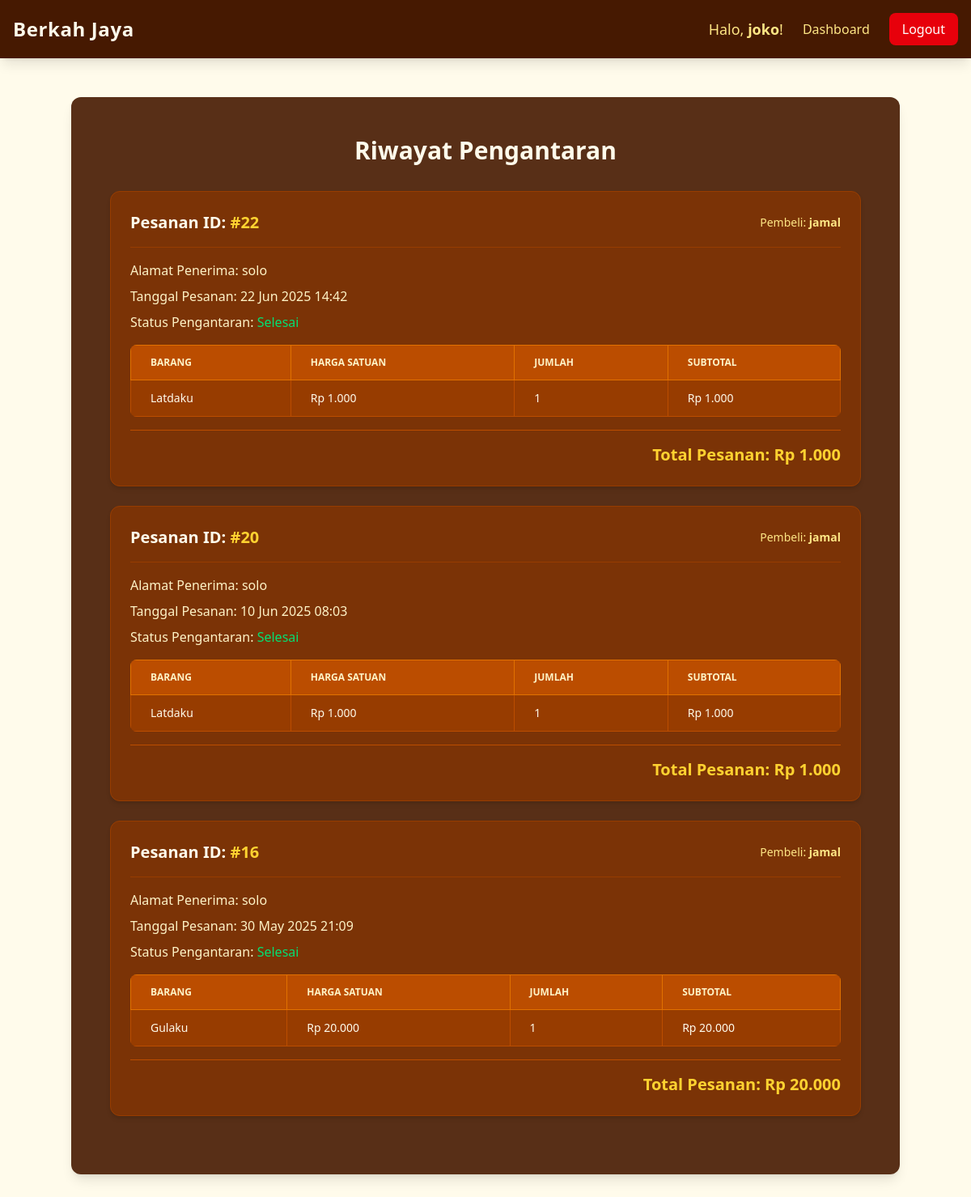
/pegawai/riwayat_pengaturan.php (signed in), run on the app's committed database.
### tables this page shows
CREATE TABLE `pengantaran` (
  `id` int(11) NOT NULL,
  `pesanan_id` int(11) DEFAULT NULL,
  `pegawai_id` int(11) DEFAULT NULL,
  `status_pengantaran` enum('belum','dikirim','selesai') DEFAULT NULL
);

CREATE TABLE `users` (
  `id` int(11) NOT NULL,
  `username` varchar(50) DEFAULT NULL,
  `password` varchar(255) DEFAULT NULL,
  `role` enum('admin','pegawai','pembeli') DEFAULT NULL,
  `alamat` text DEFAULT NULL
);

CREATE TABLE `pesanan` (
  `id` int(11) NOT NULL,
  `pembeli_id` int(11) DEFAULT NULL,
  `status` enum('menunggu','diproses','dikirim','selesai') DEFAULT NULL,
  `tanggal` datetime DEFAULT current_timestamp()
);

CREATE TABLE `detail_pesanan` (
  `id` int(11) NOT NULL,
  `pesanan_id` int(11) DEFAULT NULL,
  `barang_id` int(11) DEFAULT NULL,
  `jumlah` int(11) DEFAULT NULL,
  `total` decimal(10,2) DEFAULT NULL
);

CREATE TABLE `barang` (
  `id` int(11) NOT NULL,
  `nama` varchar(100) DEFAULT NULL,
  `harga` decimal(10,2) DEFAULT NULL,
  `stok` int(11) DEFAULT NULL,
  `gambar` varchar(255) DEFAULT NULL
);

### pegawai/riwayat_pengaturan.php (the view, shortened to what this page needs)
<?php
include '../config/koneksi.php';
$pegawai_id = $_SESSION['user']['id'];
$riwayat_pengantaran = mysqli_query($conn, "SELECT p.pesanan_id, u.username AS nama_pembeli, u.alamat, p.status_pengantaran, ps.tanggal
                                           FROM pengantaran p
                                           JOIN pesanan ps ON p.pesanan_id = ps.id
                                           JOIN users u ON ps.pembeli_id = u.id
                                           WHERE p.pegawai_id = $pegawai_id AND p.status_pengantaran = 'selesai'
                                           ORDER BY ps.tanggal DESC");
?>
<!DOCTYPE html>
<html>
<head>
    <script src="https://cdn.jsdelivr.net/npm/@tailwindcss/browser@4"></script>
    <link href="https://cdnjs.cloudflare.com/ajax/libs/font-awesome/6.0.0-beta3/css/all.min.css" rel="stylesheet">
</head>
<body class="bg-amber-50 font-sans antialiased">
    <nav class="bg-amber-950 shadow-lg p-4 flex justify-between items-center fixed w-full z-20 top-0">
        <h1 class="text-2xl text-amber-50 font-extrabold tracking-wide"><a href="../index.php">Berkah Jaya</a></h1>
        <div class="flex items-center space-x-6">
            <span class="text-amber-200 text-lg">Halo, <span class="font-semibold"><?= $_SESSION['user']['username'] ?></span>!</span>
            <a href="dashboard.php" class="text-amber-200 hover:text-amber-50 transition duration-300 ease-in-out">Dashboard</a>
            <a href="../auth/logout.php" class="bg-red-600 text-white px-4 py-2 rounded-lg hover:bg-red-700 transition duration-300 ease-in-out">Logout</a>
        </div>
    </nav>
    <div class="min-h-screen pt-20 pb-10">
        <div class="bg-amber-950/90 p-6 md:p-12 rounded-xl shadow-lg w-full max-w-5xl mx-auto mt-10 text-amber-50">
            <h2 class="text-3xl font-extrabold text-center mb-8">Riwayat Pengantaran</h2>
            <?php if (mysqli_num_rows($riwayat_pengantaran) == 0) { ?>
                <div class="bg-amber-900 p-6 rounded-lg text-center text-amber-200">
                    <i class="fas fa-clipboard-list text-5xl mb-4 text-amber-400"></i>
                    <p class="text-lg">Belum ada riwayat pengantaran yang selesai.</p>
                </div>
            <?php } else { ?>
                <?php while ($rp = mysqli_fetch_assoc($riwayat_pengantaran)) {
                    $pesanan_id = $rp['pesanan_id'];
                    $detail_barang_riwayat_pengantaran = mysqli_query($conn, "SELECT dp.jumlah, dp.total AS subtotal_item, b.nama, b.harga
                                                                    FROM detail_pesanan dp
                                                                    JOIN barang b ON dp.barang_id = b.id
                                                                    WHERE dp.pesanan_id = $pesanan_id");
                    $total_pesanan_ini = 0;
                ?>
                    <div class="bg-amber-900 rounded-xl shadow-md p-6 mb-6 border border-amber-800">
                        <div class="flex flex-col md:flex-row justify-between items-start md:items-center mb-4 pb-4 border-b border-amber-800">
                            <h3 class="text-xl font-bold text-amber-50 mb-2 md:mb-0">Pesanan ID: <span class="font-extrabold text-amber-300">#<?= $rp['pesanan_id'] ?></span></h3>
                            <span class="text-amber-200 text-sm">Pembeli: <span class="font-semibold"><?= $rp['nama_pembeli'] ?></span></span>
                        </div>
                        <div class="mb-4 space-y-2 text-amber-100">
                            <p>Alamat Penerima: <span class="font-medium"><?= htmlspecialchars($rp['alamat']) ?></span></p>
                            <p>Tanggal Pesanan: <span class="font-medium"><?= date('d M Y H:i', strtotime($rp['tanggal'])) ?></span></p>
                            <p>Status Pengantaran: <span class="font-medium text-green-400"><?= ucfirst($rp['status_pengantaran']) ?></span></p>
                        </div>
                        <div class="overflow-x-auto rounded-lg shadow-inner mb-4">
                            <table class="min-w-full text-sm bg-amber-800">
                                <thead class="bg-amber-700 text-amber-100 uppercase text-xs leading-normal">
                                    <tr>
                                        <th class="py-3 px-6 text-left border border-amber-600">Barang</th>
                                        <th class="py-3 px-6 text-left border border-amber-600">Harga Satuan</th>
                                        <th class="py-3 px-6 text-left border border-amber-600">Jumlah</th>
                                        <th class="py-3 px-6 text-left border border-amber-600">Subtotal</th>
                                    </tr>
                                </thead>
                                <tbody class="text-amber-50">
                                    <?php while ($dbp = mysqli_fetch_assoc($detail_barang_riwayat_pengantaran)) {
                                        $total_pesanan_ini += $dbp['subtotal_item'];
                                    ?>
                                        <tr class="border-b border-amber-700">
                                            <td class="py-3 px-6 border border-amber-700"><?= $dbp['nama'] ?></td>
                                            <td class="py-3 px-6 border border-amber-700">Rp <?= number_format($dbp['harga'], 0, ',', '.') ?></td>
                                            <td class="py-3 px-6 border border-amber-700"><?= $dbp['jumlah'] ?></td>
                                            <td class="py-3 px-6 border border-amber-700">Rp <?= number_format($dbp['subtotal_item'], 0, ',', '.') ?></td>
                                        </tr>
                                    <?php } ?>
                                </tbody>
                            </table>
                        </div>
                        <div class="text-right font-bold text-xl text-amber-300 border-t border-amber-700 pt-4">
                            Total Pesanan: Rp <?= number_format($total_pesanan_ini, 0, ',', '.') ?>
                        </div>
                    </div>
                <?php } ?>
            <?php } ?>
        </div>
    </div>
</body>
</html>

### data on the page
pengantaran: pesanan "22", users.username "jamal", users.alamat "solo", pesanan.tanggal "22 Jun 2025 14:42", status_pengantaran "Selesai", total_pesanan_ini "1.000"
detail_pesanan: barang.nama "Latdaku", barang.harga "1.000", jumlah "1", total "1.000"
pengantaran: pesanan "20", users.username "jamal", users.alamat "solo", pesanan.tanggal "10 Jun 2025 08:03", status_pengantaran "Selesai", total_pesanan_ini "1.000"
detail_pesanan: barang.nama "Latdaku", barang.harga "1.000", jumlah "1", total "1.000"
pengantaran: pesanan "16", users.username "jamal", users.alamat "solo", pesanan.tanggal "30 May 2025 21:09", status_pengantaran "Selesai", total_pesanan_ini "20.000"
detail_pesanan: barang.nama "Gulaku", barang.harga "20.000", jumlah "1", total "20.000"

### other printed values
$_SESSION['user']['username'] "joko"
